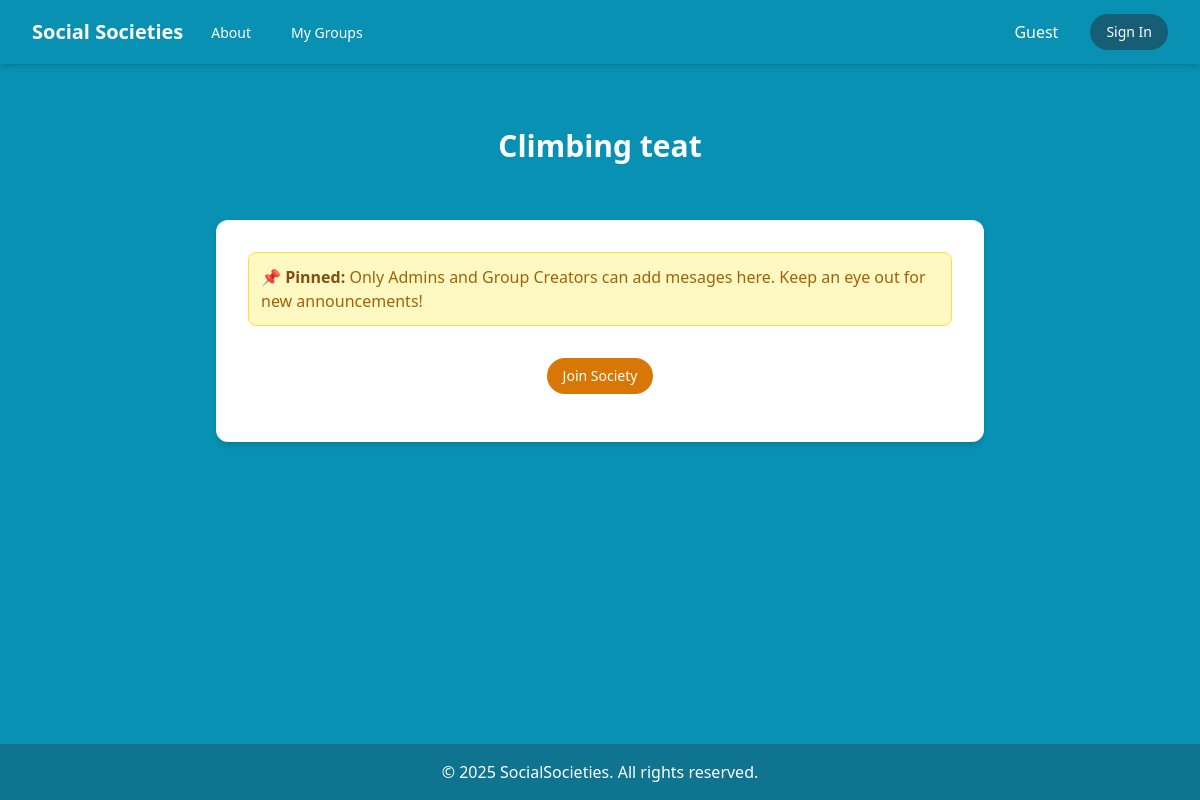
/group/1, run on an earlier commit of the app's database.
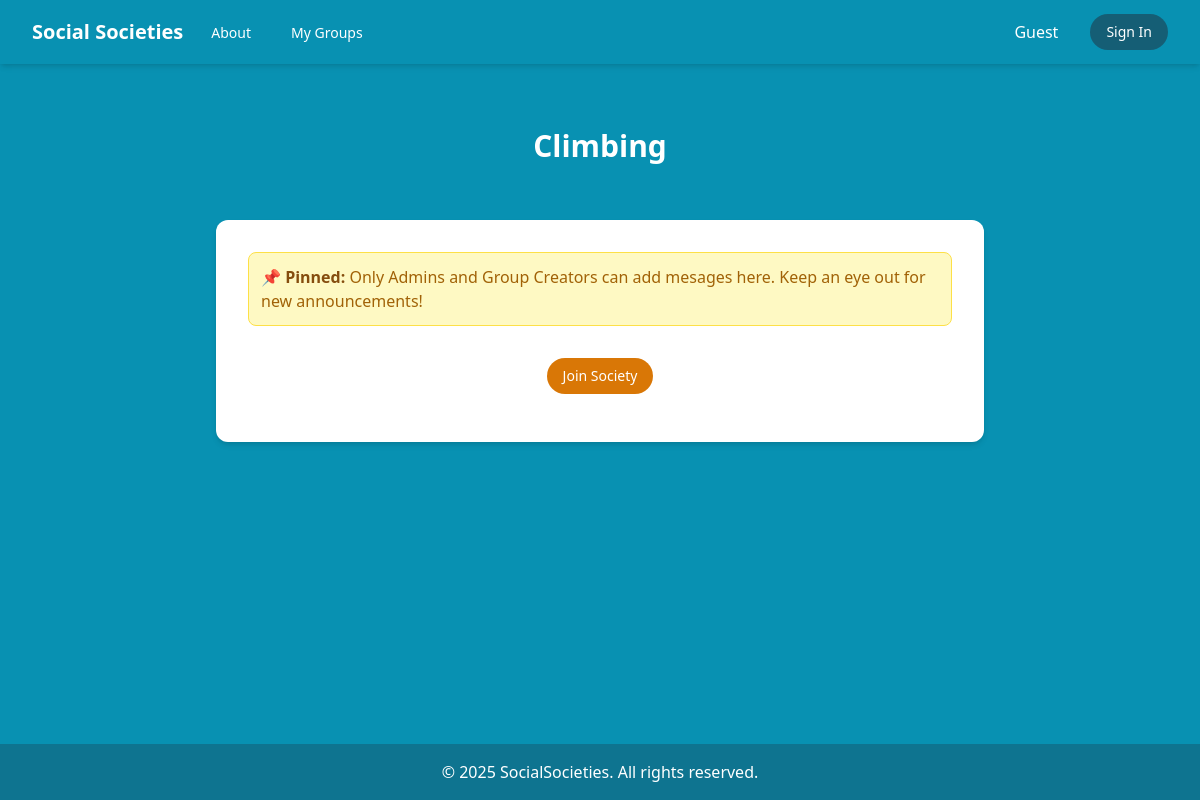
And on a later commit of the database.
### src/database/database.py (models this page shows)
class Societies(db.Model):
    __tablename__ = "societies"
    society_id = db.Column(db.Integer, primary_key=True)
    name = db.Column(db.String(100), nullable=False)
    description = db.Column(db.String(200), nullable=False)
    created_by = db.Column(db.Integer, db.ForeignKey('staff.staff_id'), nullable=False)
    image_filename = db.Column(db.String(200), nullable=True)  # stores image filepath
    announcement = db.Column(db.String(200), nullable=True)

### src/app.py (the view, shortened to what this page needs)
@app.route('/group/<int:group_id>', methods=['GET', 'POST'])
def group_detail(group_id):
    group = Societies.query.get_or_404(group_id)
    user_id = session.get('user_id')
    job_role = session.get('job_role')
    is_admin = (job_role == 'Admin')
    is_creator = (user_id == group.created_by) if user_id else False
    can_delete = (is_creator or is_admin)
    today = date.today()
    date_list = [(today + timedelta(days=i)).strftime('%a<br />%d-%m')for i in range(31)]
    error = None  # default no error
    is_member = False
    if user_id:
        is_member = Staff_Societies.query.filter_by(staff_id=user_id, society_id=group_id).first()
    user_selected = set()
    availability = defaultdict(set)
    entries = Date_Availability.query.filter_by(society_id=group_id).all()
    for entry in entries:
        availability[entry.staff_id].add(entry.available_dates)
    if availability:
        common_dates = set.intersection(*availability.values())
    else:
        common_dates = set()
    return render_template(
        'society_template/group_detail.html',
        group = Societies.query.get_or_404(group_id),
        user_id=session.get('user_id'),
        is_member=is_member,
        is_creator=is_creator,
        is_admin=is_admin,
        job_role=job_role,
        can_delete=can_delete,
        date_list=date_list,
        common_dates=common_dates,
        user_selected=user_selected,
        error=error,
    )

### src/templates/society_template/group_detail.html (shortened to what this page needs)
{% extends "society_template/base.html" %} {% block content %}
<main class="flex-grow space-y-6">
  <div class="p-8">
    <h1 class="text-3xl font-bold text-center text-white">{{group.name}}</h1>
  </div>
  <div
    class="bg-white p-8 rounded-xl shadow max-w-3xl w-full shadow-md ml-auto"
  >
    <div class="bg-yellow-100 border border-yellow-300 rounded-lg p-3 mb-4">
      <strong class="text-yellow-800">📌 Pinned:</strong>
      <span id="pinnedMessage" class="text-yellow-700">
        {% if group.announcement is none %} Only Admins and Group Creators can
        add mesages here. Keep an eye out for new announcements! {% else %}
        {{group.announcement}} {% endif %}
      </span>
    </div>
    {% if not is_member and not can_delete %}
    <div class="py-4 flex justify-center space-x-4">
      <button
        onclick="openJoinModal()"
        class="bg-amber-600 text-white px-4 py-2 rounded-full text-sm hover:bg-amber-700"
      >
        Join Society
      </button>
    </div>
    {% endif %}
  </div>
</main>
{% endblock %}

What changed in the data, as far as the page shows it:
changed Societies: name "Climbing teat" → "Climbing"
